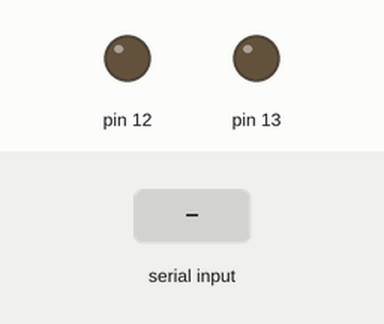
A sketch run on a simulated Arduino Uno, built with avr-gcc and run on an emulated ATmega328P. Parts: output pins drawn as LEDs (lit = HIGH). The inputs (shaded band) are chosen by the test bench.

Above: at 1.2 s.
1.3 s: "1" received over Serial
At 1.7 s:
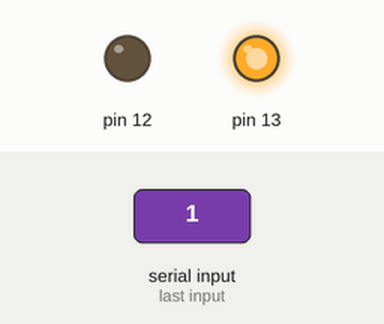
Timing chart, 0 to 4.3 s (numbered marks = the images above; inputs shaded):
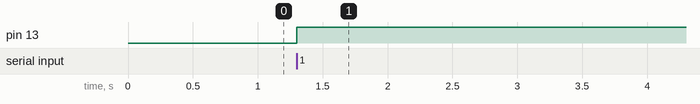

The sketch:

justturnontest.ino
```cpp
void setup() {
  Serial.begin(9600);
  pinMode(13, OUTPUT);
  pinMode(12, OUTPUT);
}

void loop() {
  if (Serial.available()){
  digitalWrite(13, HIGH);
  }
}
```

Measured:
- after the input at 1.3 s, pin 13: LOW → HIGH at once
